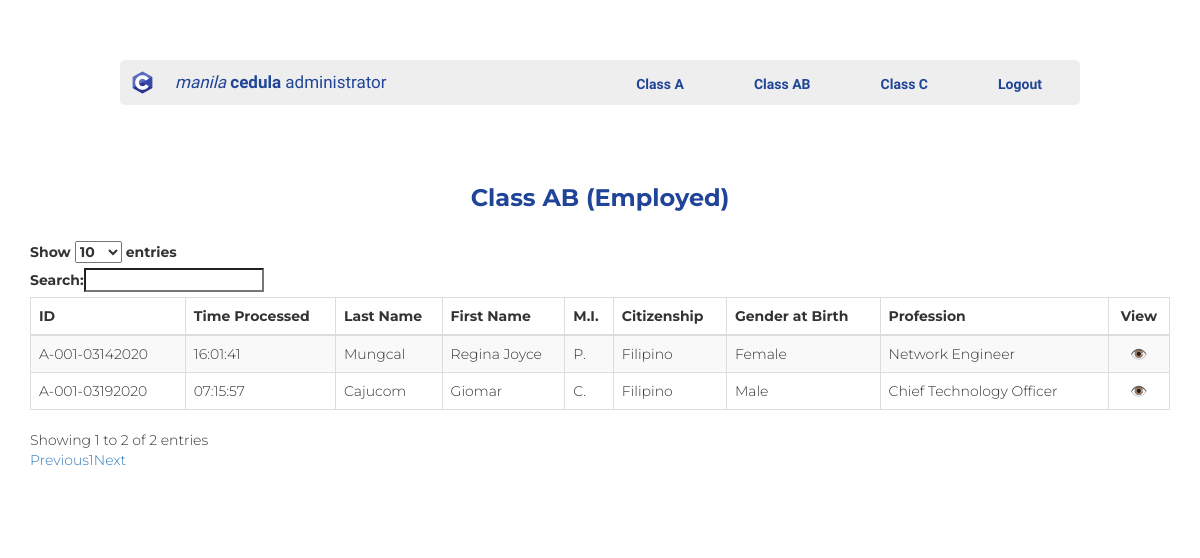
The page /admin_class_ab.php (signed in) on the database as committed earlier.
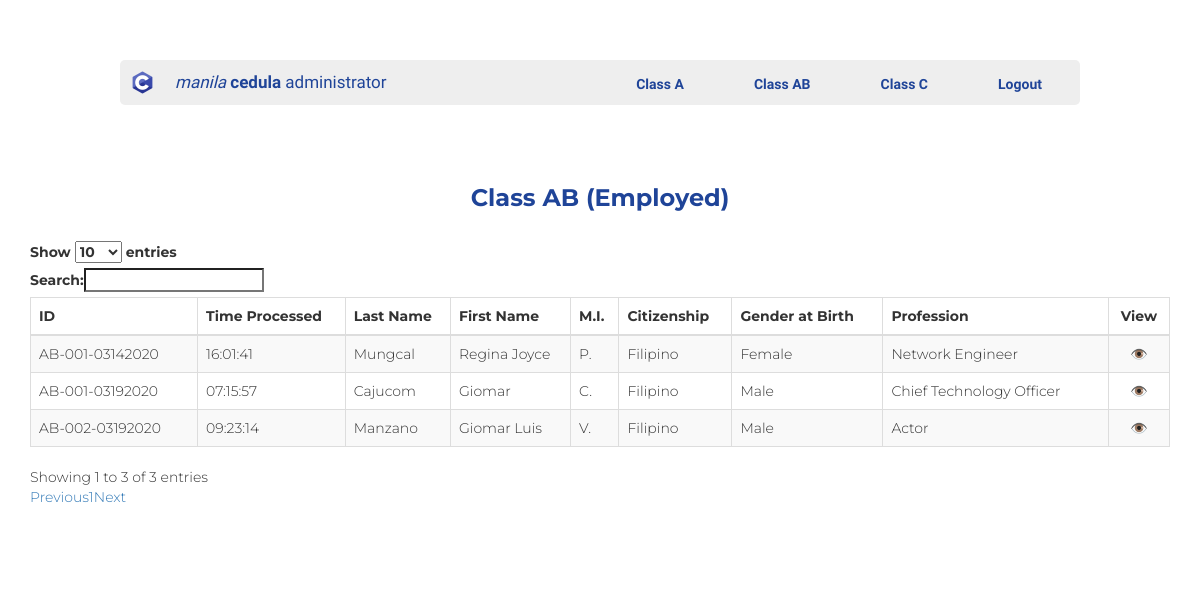
The same page on the database as committed later.
### tables this page shows
CREATE TABLE `classab` (
  `ID` int(11) NOT NULL,
  `queueNo` varchar(15) NOT NULL,
  `firstName` varchar(50) NOT NULL,
  `middle` varchar(5) NOT NULL,
  `lastName` varchar(30) NOT NULL,
  `homeAddress` varchar(100) NOT NULL,
  `dateOfBirth` date NOT NULL,
  `citizenship` varchar(20) NOT NULL,
  `placeOfBirth` varchar(100) NOT NULL,
  `civilStatus` varchar(20) NOT NULL,
  `gender` varchar(20) NOT NULL,
  `profession` varchar(50) NOT NULL,
  `taxAccountNo` bigint(20) NOT NULL,
  `ACRNo` varchar(13) NOT NULL,
  `heightCentimeters` float NOT NULL,
  `weightKilograms` float NOT NULL,
  `realPropertyIncome` double NOT NULL,
  `grossReceiptsFromBusiness` double NOT NULL,
  `salariesFromProfession` double NOT NULL,
  `dateProcessed` date NOT NULL,
  `timeProcessed` time NOT NULL
);

### admin_class_ab_table.php (the view, shortened to what this page needs)
<thead>
     <tr>
          <td><b>ID</b></td>
          <td><b>Time Processed</b></td>
          <td><b>Last Name</b></td>
          <td><b>First Name</b></td>
          <td><b>M.I.</b></td>
          <td><b>Citizenship</b></td>
          <td><b>Gender at Birth</b></td>
          <td><b>Profession</b></td>
          <td align="center"><b>View</b></td>
     </tr>
</thead>
<?php
     $con = mysqli_connect('localhost', 'root', '');
     mysqli_select_db($con, 'cedula');
     $query = "SELECT * FROM classab";
     mysqli_query($con, $query);
     $sortTable="SELECT * FROM classab ORDER BY id DESC";
     $sortedTable = mysqli_query($con, $sortTable);
     while($row = mysqli_fetch_array($sortedTable))
     {
          echo '
          <tr>
               <td>'.$row["queueNo"].'</td>
               <td>'.$row["timeProcessed"].'</td>
               <td>'.$row["lastName"].'</td>
               <td>'.$row["firstName"].'</td>
               <td>'.$row["middle"].'</td>
               <td>'.$row["citizenship"].'</td>
               <td>'.$row["gender"].'</td>
               <td>'.$row["profession"].'</td>
               <td align="center"><a href="">👁️</a></td>
          </tr>
          ';
     }
?>

### admin_class_ab.php (shortened to what this page needs)
<!DOCTYPE html>
<html style="background-color: white;">
     <head>
          <link rel="stylesheet" href="https://maxcdn.bootstrapcdn.com/bootstrap/3.3.6/css/bootstrap.min.css" />
          <link rel="stylesheet" href="https://cdn.datatables.net/1.10.12/css/dataTables.bootstrap.min.css" />
          <link rel="stylesheet" href="style.css" />
     </head>
     <body>
     <div class="adminclass">
        <div class="container_all">
                <div class="navbaradmin">
                    <div class="logoadmin-pic"><img src="img/Clogo.png" height="25px" width="25px"></div>
                    <div class="logoadmin"><a href=""><i>manila</i>&nbsp;<b>cedula</b>&nbsp;administrator</a></div>
                <div class="menuadmin">
                    <ul class="navbaradmin_ul">
                    <li><a  class="btn" href="admin_class_a.php"><b>Class A</b></a></li>
                    <li><a  class="btn" href="admin_class_ab.php"><b>Class AB</b></a></li>
                    <li><a  class="btn" href="admin_class_c.php"><b>Class C</b></a></li>
                    <li><a  class="btn" href="logout.php"><b>Logout</b></a></li>
                    </ul>
                </div>
            </div>
        </div>
          <div class="container" style="font-family: 'Montserrat';">
               <h3 align="center" style="color: #1f4498"><b>Class AB (Employed)</b></h3>
               <br />
               <div class="table-responsive">
                    <table id="class_ab_data" class="table table-striped table-bordered">
                         <?php include  'admin_class_ab_table.php'; ?>
                    </table>  <br><br><br>
               </div>
          </div>
     </body>
</html>

### style.css (style rules this page uses)
* { margin: 0; padding: 0; }
html { background-color: #1f4498; color: white; font-family: 'Muli'; font-weight: 300; font-size: 20px; text-rendering: optimizeLegibility; }
.container_all { padding: 3rem 6rem; }
.adminclass { width: 100%; height: 100vh; background-color: white; }
.menuadmin { flex: 1; color: rgb(213, 22, 22); font-size: 13px; }
.menuadmin > ul { display: flex; list-style: none; }
.menuadmin .btn { background-color: transparent; padding: 10px 34px 7px; color: #1f4498; background-color: transparent; text-decoration: none; font-family: Muli; transition: 0.5s; border-radius: 2px; }
.navbaradmin_ul { text-align: right; list-style-type: none; float: right; margin: 3px; }
.navbaradmin_ul > li { background-image: url(arrow.gif); background-repeat: no-repeat; background-position: 100%; }
.navbaradmin { display: flex ; color: darkturquoise; background-color: rgb(238, 238, 238); height: 45px; width: 100%; border-radius: 5px; }
.logoadmin { padding-top: 10px; padding-right: 100px; font-family: 'Muli'; font-weight: 300; font-size: 17px; }
.logoadmin > a { padding: 10px; flex: 2; text-decoration: none; color: #1f4498; }
.logoadmin-pic { padding: 10px; }

Rows that differ between the two databases and show on the page:
added classab: queueNo "AB-002-03192020", timeProcessed "09:23:14", lastName "Manzano", firstName "Giomar Luis", middle "V.", citizenship "Filipino", gender "Male", profession "Actor"
changed classab "Cajucom": queueNo "A-001-03192020" → "AB-001-03192020"
changed classab "Mungcal": queueNo "A-001-03142020" → "AB-001-03142020"
Other text that changed with them:
text written by a page script: "Show entries Search: Showing 1 to 2 of 2 entries Previous 1 Next" → "Show entries Search: Showing 1 to 3 of 3 entries Previous 1 Next"
